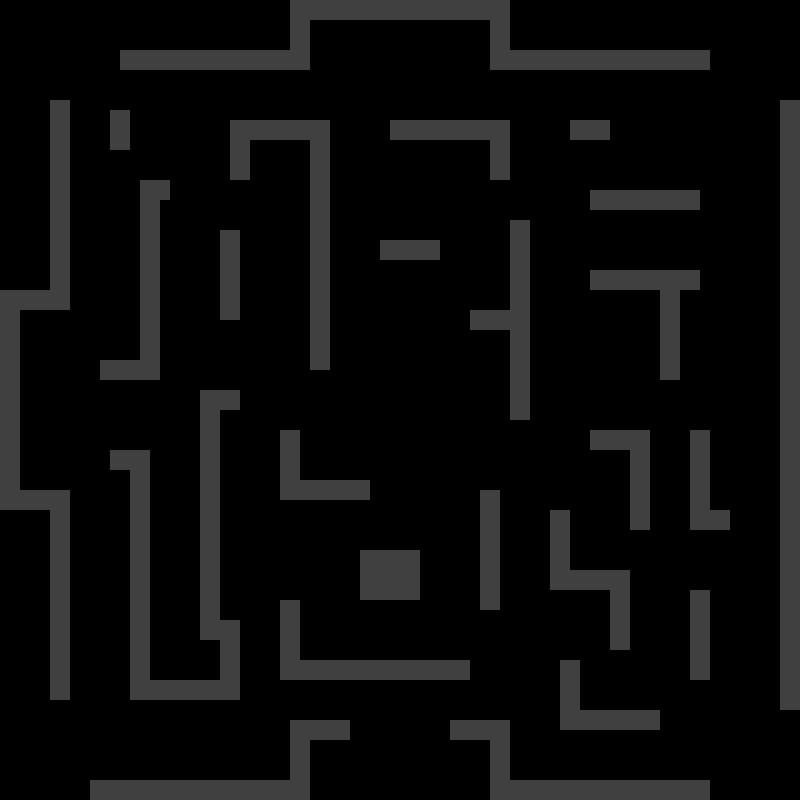

Tiled map render using the project's own tile images. Description and the map definition, with tile-layer contents summarised, below:
An orthogonal 80x80 tile map with 10x10 px tiles, 2 tile layers (BackgroundLayer, GroundLayer).

<map version="1.0" orientation="orthogonal" renderorder="right-down" width="80" height="80" tilewidth="10" tileheight="10" nextobjectid="1">
 <tileset firstgid="1" name="walls" tilewidth="10" tileheight="10" tilecount="7500" columns="100">
  <image source="grey.jpg" width="1000" height="750" />
 </tileset>
 <layer name="BackgroundLayer" width="80" height="80">
  <data>[6400 cells, 0 non-empty, 0 distinct tile ids]</data>
 </layer>
 <layer name="GroundLayer" width="80" height="80">
  <data>[6400 cells, 1250 non-empty, 4 distinct tile ids]</data>
 </layer>
</map>